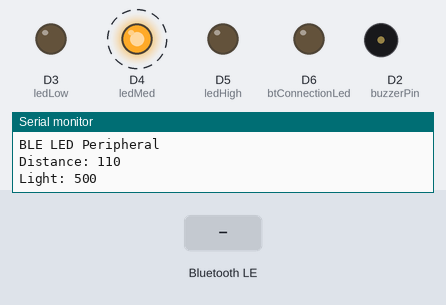
The sketch below on a simulated Arduino Nano 33 IoT. Parts: output pins drawn as LEDs (lit = HIGH), buzzer (waves = sounding), the last lines printed to the serial monitor. Dashed ring = blinking. Inputs (shaded band) come from the test bench. Nothing arrives over Bluetooth unless stated; a phone connects over Bluetooth LE 3 s after start; pins used as bus, display or sensor lines are not drawn.

Above: at 0.1 s.
At 3.8 s:
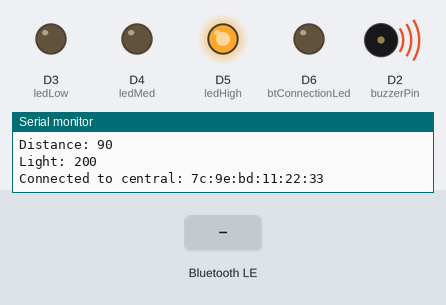
3.9 s: Bluetooth LE write "1" received
At 4.9 s:
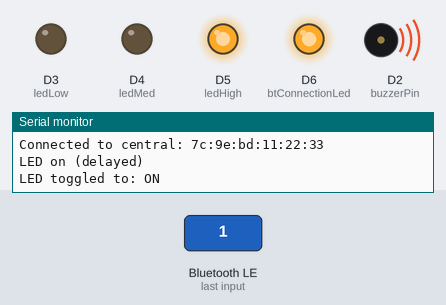
Timing chart, 0 to 6.9 s (numbered marks = the images above; inputs shaded):
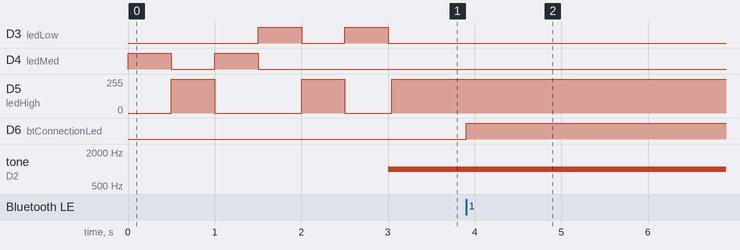

The sketch:

receiver_HW.ino
```cpp
/*
 * Logic Summary:
 * - buzzerPin: turns on when distance > 50
 * - ledLow/ledMed/ledHigh: light level range indicators
 * - btConnectionLed: turns on only when btStatus == 1 and BLE is connected
 * - When not connected, simulated data is used for test/debug
 */

#include <ArduinoBLE.h>

BLEService ledService("19B10000-E8F2-537E-4F6C-D104768A1214"); // Bluetooth® Low Energy LED Service
BLEStringCharacteristic dataChar("19B10002-E8F2-537E-4F6C-D104768A1214", BLEWrite, 32);

// Bluetooth® Low Energy LED Switch Characteristic - custom 128-bit UUID, read and writable by central
BLEByteCharacteristic switchCharacteristic("19B10001-E8F2-537E-4F6C-D104768A1214", BLERead | BLEWrite);

// Pin setup
const int buzzerPin = 2;
const int ledLow = 3;
const int ledMed = 4;
const int ledHigh = 5;
const int btConnectionLed = 6;

// Simulated sensor values
int distance = 0;
int lightLevel = 0;

void setup() {
  Serial.begin(9600);
  while (!Serial);

  // begin initialization
  if (!BLE.begin()) {
    Serial.println("starting Bluetooth® Low Energy module failed!");

    while (1);
  }

  // set advertised local name and service UUID:
  BLE.setLocalName("LED");
  BLE.setAdvertisedService(ledService);

  // Add both characteristics
  ledService.addCharacteristic(switchCharacteristic);
  ledService.addCharacteristic(dataChar);

  // add service
  BLE.addService(ledService);

  // set the initial value for the characeristic:
  switchCharacteristic.writeValue(0);

  // start advertising
  BLE.advertise();

  Serial.println("BLE LED Peripheral");

  pinMode(buzzerPin, OUTPUT);
  pinMode(ledLow, OUTPUT);
  pinMode(ledMed, OUTPUT);
  pinMode(ledHigh, OUTPUT);
  pinMode(btConnectionLed, OUTPUT);
}

void loop() {
  // listen for Bluetooth® Low Energy peripherals to connect:
  BLEDevice central = BLE.central();
  static bool btStatus = false;

  // if a central is connected to peripheral:
  if (central) {
    Serial.print("Connected to central: ");
    // print the central's MAC address:
    Serial.println(central.address());

    // while the central is still connected to peripheral:
    while (central.connected()) {
      // if the remote device wrote to the characteristic,
      // use the value to control the LED:
      if (switchCharacteristic.written()) {
        byte value =  switchCharacteristic.value();
        if(value ==1)   {
          btStatus = !btStatus; // Toggle status of BT
          digitalWrite(btConnectionLed, btStatus ? HIGH : LOW);

          Serial.println("LED on (delayed)");

          Serial.print("LED toggled to: ");
          Serial.println(btStatus ? "ON" : "OFF");
        }
      }

      // If we receive data from central let's
      // read it and parse it for use.
      if (dataChar.written()) {
        String received = dataChar.value();
        parseSensorData(received);
      }

      // --- Buzzer Logic ---
      digitalWrite(buzzerPin, distance > 50 ? HIGH : LOW);
      if (distance > 50) {
        tone(buzzerPin, 1000);
      } else {
        noTone(buzzerPin);
      }

      // --- Light Level LED Logic ---
      if (lightLevel < 50) {
        setLightLED(ledLow);
      } else if (lightLevel < 200) {
        setLightLED(ledMed);
      } else {
        setLightLED(ledHigh);
      }
    }

    delay(500); // Polling delay

    // when the central disconnects, print it out:
    Serial.print(F("Disconnected from central: "));
    Serial.println(central.address());
  } else {
    runSimulation();

    delay(500); // Polling delay
  }
}

// Utility: set only one light-level LED at a time
void setLightLED(int activePin) {
  digitalWrite(ledLow, LOW);
  digitalWrite(ledMed, LOW);
  digitalWrite(ledHigh, LOW);
  digitalWrite(activePin, HIGH);
}

// This function is for running a simulation to
// test that everything works while waiting for
// BT connection
void runSimulation() {
  simulateIncomingData();

  // Buzzer activation
  digitalWrite(buzzerPin, distance > 100 ? HIGH : LOW);

  // Light level LEDs rules
  if (lightLevel < 300) {
    setLightLED(ledLow);
  } else if (lightLevel < 700) {
    setLightLED(ledMed);
  } else {
    setLightLED(ledHigh);
  }
}

// Simulated incoming data (stand-in for Wi-Fi or Bluetooth)
// This will run while there is no BT connection established
void simulateIncomingData() {
  // Simulate values changing over time
  static int step = 0;
  step = (step + 1) % 6;

  switch (step) {
    case 0:
      distance = 90;
      lightLevel = 200;
      break;
    case 1:
      distance = 110;
      lightLevel = 500;
      break;
    case 2:
      distance = 80;
      lightLevel = 800;
      break;
    case 3:
      distance = 150;
      lightLevel = 600;
      break;
    case 4:
      distance = 40;
      lightLevel = 100;
      break;
    case 5:
      distance = 130;
      lightLevel = 750;
      break;
  }

  Serial.print("Distance: "); Serial.println(distance);
  Serial.print("Light: "); Serial.println(lightLevel);
}

// This function will parse incoming data from BT request
// into readable and usable format for the leds and buzzer
// to later read. Since we are dealing with a CSV value then
// we are first dismantling it, then converting the bytes
// into strings, and those into ints, and then we print out
// to make sure we got it right
void parseSensorData(String data) {
  int comma1 = data.indexOf(',');
  int comma2 = data.lastIndexOf(',');

  if (comma1 > 0 && comma2 > comma1) {
    distance = data.substring(0, comma1).toInt();
    lightLevel = data.substring(comma1 + 1, comma2).toInt();

    Serial.print("Distance: "); Serial.println(distance);
    Serial.print("Light: "); Serial.println(lightLevel);
  }
}
```

Measured:
- after the input at 3.9 s, D6 (btConnectionLed): LOW → HIGH at once
- by itself, D3 (ledLow): alternates HIGH for 0.50 s and LOW for 0.50 s
- by itself, D4 (ledMed): alternates HIGH for 0.50 s and LOW for 0.50 s, 4 changes in all, then stays LOW
